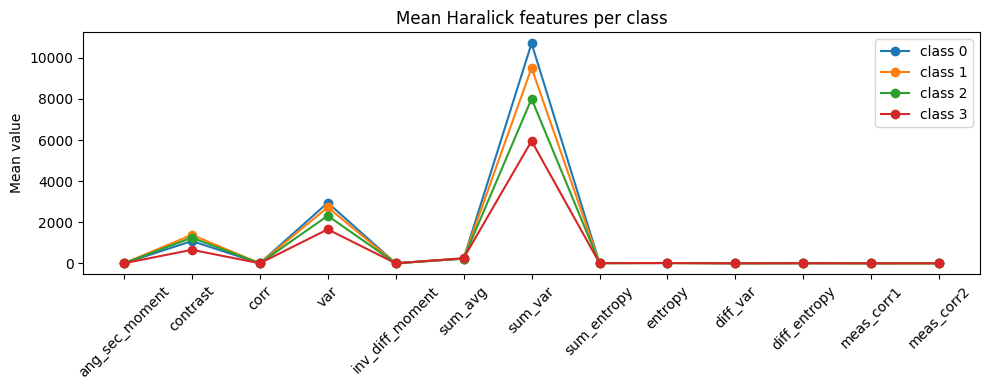
#> input picture colab/base/haralick.png, 989 x 390 px, given as the content of the folder /content/extracted/0, which was not available
$ jupyter execute --allow-errors base.ipynb   (shell and % lines are left out)   (older library calls are emulated)
#> lines starting #> are read from the running program, lines starting #| are printed output that depends on the picture; pictures that were not available may be replaced by others from this repository, and a replacement may not be noted
[cell 1]
# Tải file zip dataset lên

[cell 2]
#@title 0. Imports

import os
import cv2
import numpy as np
import matplotlib.pyplot as plt

from skimage.feature import graycomatrix, graycoprops, local_binary_pattern
from skimage.filters import gabor
import pywt

from sklearn.model_selection import train_test_split
from sklearn.preprocessing import StandardScaler
from sklearn.neural_network import MLPClassifier
from sklearn.svm import SVC
from sklearn.decomposition import PCA


import torch
import torch.nn as nn
import torch.optim as optim
from torch.utils.data import DataLoader, random_split
import torchvision.transforms as T
import torchvision.models as models
from torchvision.datasets import ImageFolder
from PIL import Image

import mahotas as mt

[cell 3]
#@title 1. Scan dataset structure
dataset_root = "/content/extracted"

classes = ["0", "1", "2", "3"]

all_image_paths = []
all_labels = []

for cls in classes:
    cls_dir = os.path.join(dataset_root, cls)
    files = [f for f in os.listdir(cls_dir)
             if f.lower().endswith((".png", ".jpg", ".jpeg", ".bmp"))]
    for f in files:
        all_image_paths.append(os.path.join(cls_dir, f))
        all_labels.append(int(cls))

all_image_paths = np.array(all_image_paths)
all_labels = np.array(all_labels)

print("Total images:", len(all_image_paths))
unique, counts = np.unique(all_labels, return_counts=True)
print("Class distribution:")
for u, c in zip(unique, counts):
    print(f"  Class {u}: {c} images")
#> further down, img_bgr is the input picture: shape (390, 989, 3); mean B, G, R 246.1, 246.8, 247.8

[cell 4]
#@title 2. Define handcrafted feature extractors
def glcm_features(img_gray,
                  distances=[1, 3, 5, 7],
                  angles=[0, np.pi/4, np.pi/2, 3*np.pi/4],
                  levels=32):

    img = img_gray.astype(np.float32)
    img = np.floor(img / (256.0 / levels)).astype(np.uint8)
    img = np.clip(img, 0, levels - 1)

    glcm = graycomatrix(img,
                        distances=distances,
                        angles=angles,
                        levels=levels,
                        symmetric=True,
                        normed=True)

    feats = []
    props = ['contrast', 'dissimilarity', 'homogeneity',
             'ASM', 'energy', 'correlation']

    for p in props:
        vals = graycoprops(glcm, p)
        mean_over_angles = vals.mean(axis=1)
        std_over_angles  = vals.std(axis=1)
        feats.extend(mean_over_angles)
        feats.extend(std_over_angles)

    P = glcm.astype(np.float64) + 1e-12
    entropy = -(P * np.log(P)).sum(axis=(0, 1))
    entropy_mean = entropy.mean(axis=1)
    feats.extend(entropy_mean)

    return np.array(feats, dtype=np.float32)


def laplacian_variance(img_gray):
    img_blur = cv2.GaussianBlur(img_gray, (3, 3), 0)
    lap = cv2.Laplacian(img_blur, cv2.CV_64F, ksize=3)
    var = float(np.var(lap))
    return var


def wavelet_energy(img_gray, wavelet='db2', level=2):
    coeffs = pywt.wavedec2(img_gray, wavelet=wavelet, level=level)
    energies = []

    for c in coeffs[1:]:
        for sub in c:
            e = float(np.sum(np.square(sub)))
            energies.append(np.log1p(e))

    energies = np.array(energies, dtype=np.float32)
    norm = np.linalg.norm(energies) + 1e-8
    energies = energies / norm
    return energies


def lbp_features(img_gray, P=8, R=1.0, method='uniform'):
    lbp = local_binary_pattern(img_gray, P, R, method)

    if method == 'uniform':
        n_bins = P + 2
    else:
        n_bins = int(lbp.max() + 1)

    hist, _ = np.histogram(
        lbp.ravel(),
        bins=n_bins,
        range=(0, n_bins),
        density=True
    )
    return hist.astype(np.float32)


def edge_features(img_gray):
    edges = cv2.Canny(img_gray, 50, 150)
    edge_ratio = edges.mean() / 255.0

    gx = cv2.Sobel(img_gray, cv2.CV_32F, 1, 0, ksize=3)
    gy = cv2.Sobel(img_gray, cv2.CV_32F, 0, 1, ksize=3)
    mag = np.sqrt(gx**2 + gy**2)

    grad_mean = float(mag.mean())
    grad_std  = float(mag.std())
    grad_max  = float(mag.max())

    return np.array([edge_ratio, grad_mean, grad_std, grad_max], dtype=np.float32)


def color_stats_features(img_bgr):
    lab = cv2.cvtColor(img_bgr, cv2.COLOR_BGR2LAB).astype(np.float32)
    L, A, B = cv2.split(lab)

    hsv = cv2.cvtColor(img_bgr, cv2.COLOR_BGR2HSV).astype(np.float32)
    H, S, V = cv2.split(hsv)

    feats = []
    for ch in [L, A, B, H, S]:
        vals = ch.reshape(-1)
        feats.append(float(vals.mean()))
        feats.append(float(vals.std()))

    return np.array(feats, dtype=np.float32)


def gabor_features(img_gray,
                   frequencies=(0.1, 0.2, 0.3),
                   thetas=(0, np.pi/4, np.pi/2, 3*np.pi/4)):
    img = img_gray.astype(np.float32) / 255.0
    feats = []

    for f in frequencies:
        for th in thetas:
            real, imag = gabor(img, frequency=f, theta=th)
            mag = np.sqrt(real**2 + imag**2)
            feats.append(float(mag.mean()))
            feats.append(float(mag.std()))

    return np.array(feats, dtype=np.float32)

def haralick_features(img_gray, distances=[1, 2, 4]):
    img = img_gray.astype(np.uint8)
    feats = []

    for d in distances:
        h = mt.features.haralick(img, distance=d, return_mean=False)
        h_mean = h.mean(axis=0)
        feats.extend(h_mean)

    return np.array(feats, dtype=np.float32)

# [32 lines left out: function lpq_features, not called in this run]

[cell 5]
#@title 3. Preprocessing image

def preprocess_for_handcrafted(path, use_clahe=True, use_blur=False):
    img_bgr = cv2.imread(path)
    if img_bgr is None:
        raise FileNotFoundError(path)

    img_gray = cv2.cvtColor(img_bgr, cv2.COLOR_BGR2GRAY)
    img_gray = cv2.normalize(img_gray, None, 0, 255, cv2.NORM_MINMAX)
    img_gray = img_gray.astype(np.uint8)

    if use_clahe:
        clahe = cv2.createCLAHE(clipLimit=2.0, tileGridSize=(8, 8))
        img_gray = clahe.apply(img_gray)

    if use_blur:
        img_gray = cv2.GaussianBlur(img_gray, (3, 3), 0)

    return img_gray

[cell 6]
#@title 4. Extract handcrafted features
X_features = []
y_labels = []

#> (the rest of this cell did not finish here and is left out)

#> in preprocess_for_handcrafted, `img_gray = cv2.cvtColor(img_bgr, cv2.COLOR_BGR2GRAY)`:
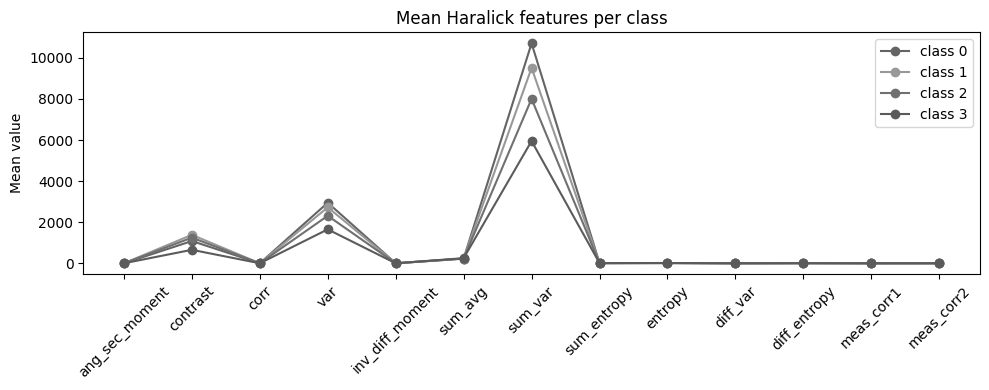
#> img_gray: shape (390, 989); min 0, max 255, mean 247

    glcm_f = glcm_features(img_gray)
#> the loop in glcm_features, `for p in props:` made 6 passes
#> (mean_over_angles, std_over_angles) on passes 1 to 6: ([17.49, 27.14, 29.26, 31.46], [5.11, 3.79, 4.96, 5.07]), ([0.874, 1.28, 1.4, 1.5], [0.193, 0.134, 0.197, 0.201]), ([0.932, 0.912, 0.9, 0.896], [0.00987, 0.00788, 0.0133, 0.0135]), ([0.828, 0.794, 0.777, 0.771], [0.00708, 0.00771, 0.015, 0.0155]), ([0.91, 0.891, 0.882, 0.878], [0.00389, 0.00432, 0.00849, 0.00877]), ([0.564, 0.326, 0.277, 0.225], [0.127, 0.0933, 0.12, 0.122])
#> after the loop in glcm_features, `for p in props:`: feats = 48 values, max 31.46 at index 3, min 0.00389 at index 36, mean 2.97
#> in glcm_features, `entropy = -(P * np.log(P)).sum(axis=(0, 1))`: entropy = [[0.748, 0.807, 0.776, 0.81], [0.843, 0.893, 0.904, 0.893], [0.856, 0.951, 0.928, 0.94], [0.869, 0.961, 0.947, 0.952]]
#> in glcm_features, `entropy_mean = entropy.mean(axis=1)`: entropy_mean = [0.785, 0.883, 0.919, 0.932]
#> `glcm_f = glcm_features(img_gray)`: glcm_f = 52 values, max 31.46 at index 3, min 0.00389 at index 36, mean 2.81
    lap_f  = np.array([laplacian_variance(img_gray)], dtype=np.float32)
#> in laplacian_variance, `lap = cv2.Laplacian(img_blur, cv2.CV_64F, ksize=3)`:
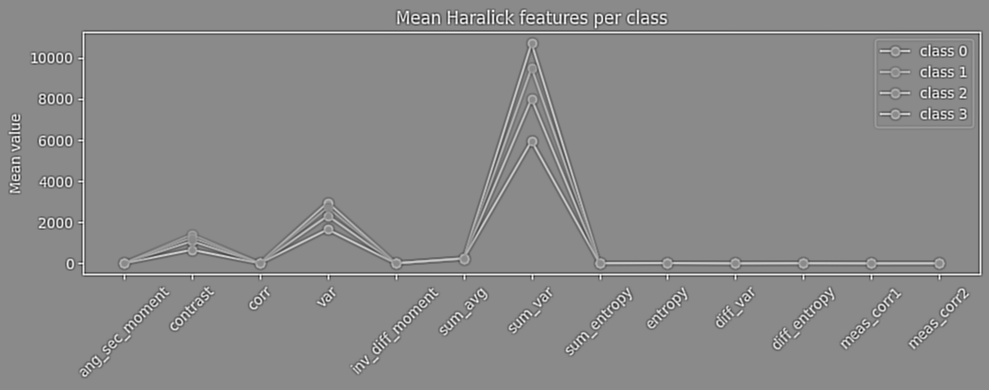
#> lap: shape (390, 989) float64; min -718, max 606, mean 0; drawn with min black and max white
#> in laplacian_variance, `var = float(np.var(lap))`: var = 6366.6
#> `lap_f  = np.array([laplacian_variance(img_gray)], dtype=np.float32)`: lap_f = [6366.6]
    wav_f  = wavelet_energy(img_gray)
#> in wavelet_energy, `coeffs = pywt.wavedec2(img_gray, wavelet=wavelet, level=level)`: coeffs = 3 items
#> the loop in wavelet_energy, `for c in coeffs[1:]:` made 2 passes
#> after the loop in wavelet_energy, `for c in coeffs[1:]:`:
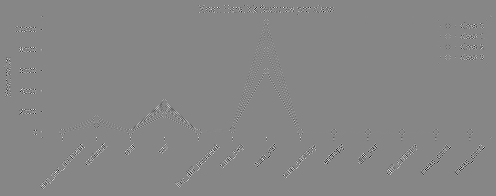
#> sub: shape (196, 496) float64; min -141.2, max 125.5, mean 0; drawn with min black and max white
#> after the loop in wavelet_energy, `for c in coeffs[1:]:`: energies = [17.75, 17.69, 16.74, 18.45, 17.65, 15.86]
#> in wavelet_energy, `norm = np.linalg.norm(energies) + 1e-8`: norm = 42.56
#> in wavelet_energy, `energies = energies / norm`: energies = [0.417, 0.416, 0.393, 0.433, 0.415, 0.373]
    lbp_f   = lbp_features(img_gray)
#> in lbp_features, `lbp = local_binary_pattern(img_gray, P, R, method)`:
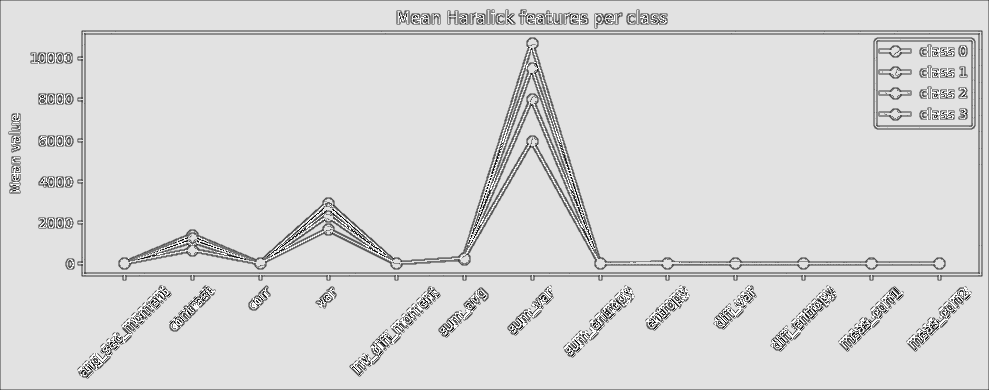
#> lbp: shape (390, 989) float64; min 0, max 9, mean 7.66; drawn with min black and max white
#> in lbp_features, `hist, _ = np.histogram( lbp.ravel(), bins=n_bins, range=(0, n_bins), d..`: hist = [0.00144, 0.0023, 0.000656, 0.0156, 0.0132, 0.0564, 0.00126, 0.0122, 0.886, 0.0112]
#> `lbp_f   = lbp_features(img_gray)`: lbp_f has the same summary as hist in lbp_features
    edge_f  = edge_features(img_gray)
#> in edge_features, `edges = cv2.Canny(img_gray, 50, 150)`:
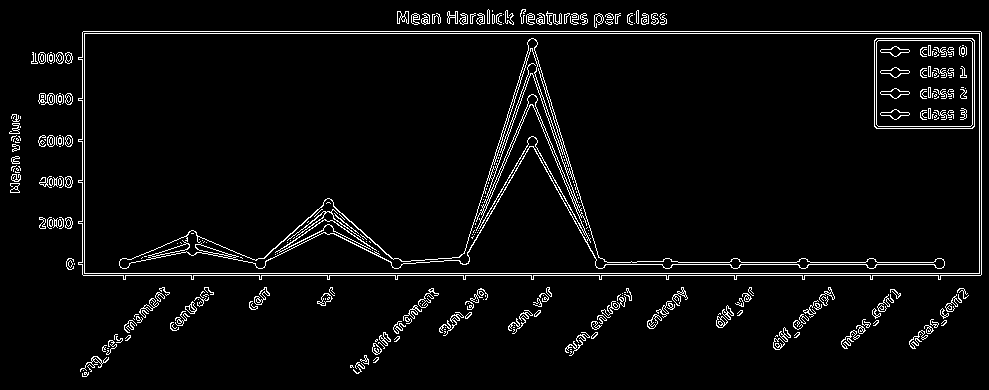
#> edges: shape (390, 989); 4.5% white in thin lines or dots
#> in edge_features, `edge_ratio = edges.mean() / 255.0`: edge_ratio = 0.0448
#> in edge_features, `grad_mean = float(mag.mean())`: grad_mean = 51.13
#> in edge_features, `grad_std  = float(mag.std())`: grad_std = 180.7
#> in edge_features, `grad_max  = float(mag.max())`: grad_max = 1063.2
#> `edge_f  = edge_features(img_gray)`: edge_f = [0.0448, 51.13, 180.7, 1063.2]
    color_f = color_stats_features(img_bgr)
#> in color_stats_features, `lab = cv2.cvtColor(img_bgr, cv2.COLOR_BGR2LAB).astype(np.float32)`:
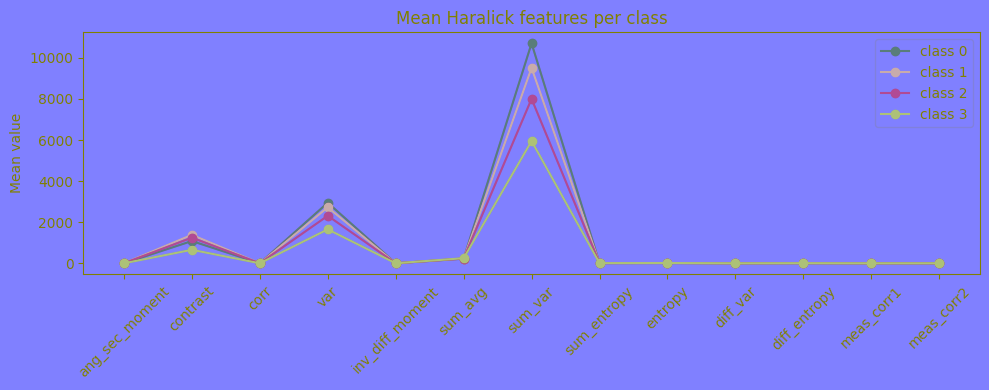
#> lab: shape (390, 989, 3) float32; mean B, G, R 248.4, 128.4, 128.7
#> in color_stats_features, `hsv = cv2.cvtColor(img_bgr, cv2.COLOR_BGR2HSV).astype(np.float32)`:
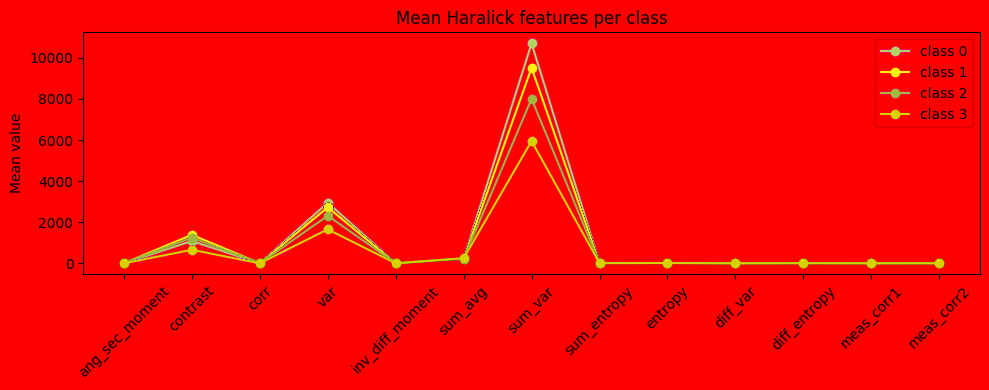
#> hsv: shape (390, 989, 3) float32; mean B, G, R 1, 4, 249.5
#> in color_stats_features, `H, S, V = cv2.split(hsv)`:
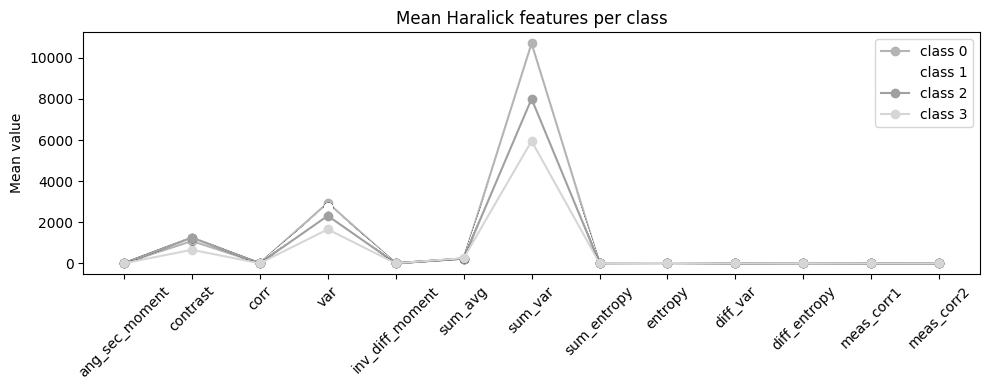
#> V: shape (390, 989) float32; min 0, max 255, mean 248.8
#> the loop in color_stats_features, `for ch in [L, A, B, H, S]:` made 5 passes
#> after the loop in color_stats_features, `for ch in [L, A, B, H, S]:`: feats = [247.6, 34.58, 128.4, 6.57, 128.7, 6.58, 1.04, 9.2, 3.96, 26.94]
#> `color_f = color_stats_features(img_bgr)`: color_f has the same summary as feats in color_stats_features
    gabor_f = gabor_features(img_gray)
#> after the loop in gabor_features, `for f in frequencies:`:
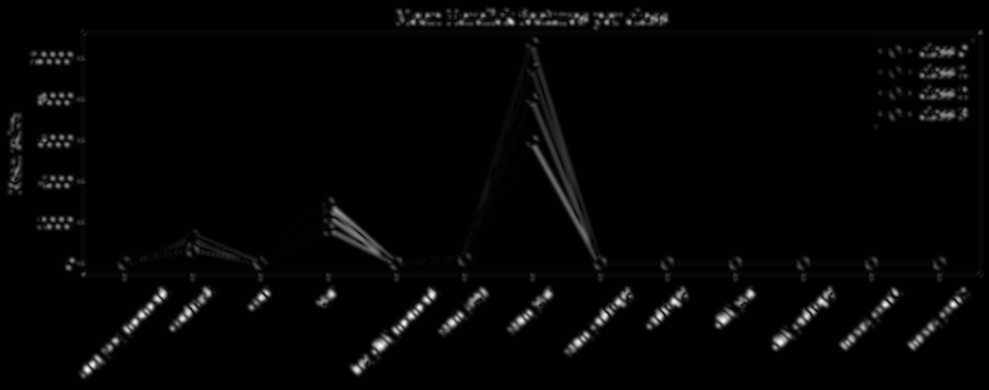
#> mag: shape (390, 989) float32; min 1.73e-05, max 0.206, mean 0.00511; drawn with min black and max white
#> after the loop in gabor_features, `for f in frequencies:`: feats = [0.00617, 0.0122, 0.00491, 0.0102, 0.0105, 0.0209, 0.00404, 0.00862, 0.00731, 0.0195, 0.00513, 0.013, 0.0105, 0.0254, 0.00559, 0.0163, 0.00656, 0.0199, 0.00477, 0.0134, 0.00978, 0.0281, 0.00511, 0.0158]
#> `gabor_f = gabor_features(img_gray)`: gabor_f = 24 values, max 0.0281 at index 21, min 0.00404 at index 6, mean 0.0118
#> after the loop in haralick_features, `for d in distances:`: feats = []
    har_f   = haralick_features(img_gray)
    lpq_f   = lpq_features(img_gray)
    feat_vec = np.concatenate(
        [glcm_f, lap_f, wav_f, lbp_f, edge_f, color_f, gabor_f, har_f, lpq_f],
        axis=0
    )

    X_features.append(feat_vec)
    y_labels.append(label)

X_features = np.vstack(X_features)
y_labels = np.array(y_labels)

print("Feature matrix shape:", X_features.shape)

[cell 7]
#@title 5. Visualize / inspect features
dummy_gray = np.zeros((224, 224), np.uint8)
#> dummy_gray: shape (224, 224); every value is 0
dummy_bgr  = np.zeros((224, 224, 3), np.uint8)
#> dummy_bgr: shape (224, 224, 3); every value is 0

glcm_dim   = glcm_features(dummy_gray).shape[0]
#> in glcm_features (call 2), `img = img_gray.astype(np.float32)`: img: shape (224, 224) float32; every value is 0
#> the loop in glcm_features (call 2), `for p in props:` made 6 passes
#> vals on passes 1 to 6: [[0, 0, 0, 0], [0, 0, 0, 0], [0, 0, 0, 0], [0, 0, 0, 0]], [[0, 0, 0, 0], [0, 0, 0, 0], [0, 0, 0, 0], [0, 0, 0, 0]], [[1, 1, 1, 1], [1, 1, 1, 1], [1, 1, 1, 1], [1, 1, 1, 1]], [[1, 1, 1, 1], [1, 1, 1, 1], [1, 1, 1, 1], [1, 1, 1, 1]], [[1, 1, 1, 1], [1, 1, 1, 1], [1, 1, 1, 1], [1, 1, 1, 1]], [[1, 1, 1, 1], [1, 1, 1, 1], [1, 1, 1, 1], [1, 1, 1, 1]]
#> glcm_dim = 52
lap_dim    = 1
wav_dim    = wavelet_energy(dummy_gray).shape[0]
#> the loop in wavelet_energy (call 2), `for c in coeffs[1:]:` made 2 passes
#> after the loop in wavelet_energy (call 2), `for c in coeffs[1:]:`: sub: shape (113, 113) float64; every value is 0
#> wav_dim = 6
lbp_dim    = lbp_features(dummy_gray).shape[0]
#> in lbp_features (call 2), `lbp = local_binary_pattern(img_gray, P, R, method)`: lbp: shape (224, 224) float64; every value is 8
#> lbp_dim = 10
edge_dim   = edge_features(dummy_gray).shape[0]
#> edge_dim = 4
color_dim  = color_stats_features(dummy_bgr).shape[0]
#> in color_stats_features (call 2), `lab = cv2.cvtColor(img_bgr, cv2.COLOR_BGR2LAB).astype(np.float32)`:
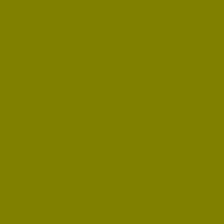
#> lab: shape (224, 224, 3) float32; mean of channels 0, 1, 2 0, 128, 128; drawn as B, G, R
#> in color_stats_features (call 2), `L, A, B = cv2.split(lab)`: A: shape (224, 224) float32; every value is 128
#> in color_stats_features (call 2), `hsv = cv2.cvtColor(img_bgr, cv2.COLOR_BGR2HSV).astype(np.float32)`: hsv: shape (224, 224, 3) float32; every value is 0
#> the loop in color_stats_features (call 2), `for ch in [L, A, B, H, S]:` made 5 passes
#> after the loop in color_stats_features (call 2), `for ch in [L, A, B, H, S]:`: feats = [0, 0, 128, 0, 128, 0, 0, 0, 0, 0]
#> color_dim = 10
gabor_dim  = gabor_features(dummy_gray).shape[0]
#> gabor_dim = 24
#> (the rest of this cell did not finish here and is left out)

#> (a cell that did not finish here is left out)

#> (a cell that did not finish here is left out)

[cell 10]
#@title 8. Training loop for ResNet
# [13 lines left out: function evaluate, not called in this run]

num_epochs = 10

#> (the rest of this cell did not finish here and is left out)

[cell 11]
#@title 9. Pipeline C: handcrafted features + SVM classifier
svm = SVC(
    kernel="rbf",
    C=10.0,
    gamma="scale",
    probability=True,
    random_state=42
)

#> (the rest of this cell did not finish here and is left out)

[cell 12]
#@title 10. Deploy utilities: sliding-window inference + visualization
# [162 lines left out: functions infer_handcrafted_heatmap, infer_resnet_heatmap, visualize_heatmap_and_boxes, not called in this run]

[cell 13]
#@title 11. Deploy MLP on a new PCB image
from google.colab import files

uploaded = files.upload()
#> the answer given: haralick.png
test_image_path = list(uploaded.keys())[0]

full_bgr = cv2.imread(test_image_path)
if full_bgr is None:
    raise FileNotFoundError(test_image_path)

print("Test image shape:", full_bgr.shape)
#| Test image shape: (390, 989, 3)
plt.imshow(cv2.cvtColor(full_bgr, cv2.COLOR_BGR2RGB))
plt.title("Test PCB")
plt.axis("off")
plt.show()

#> (the rest of this cell did not finish here and is left out)
